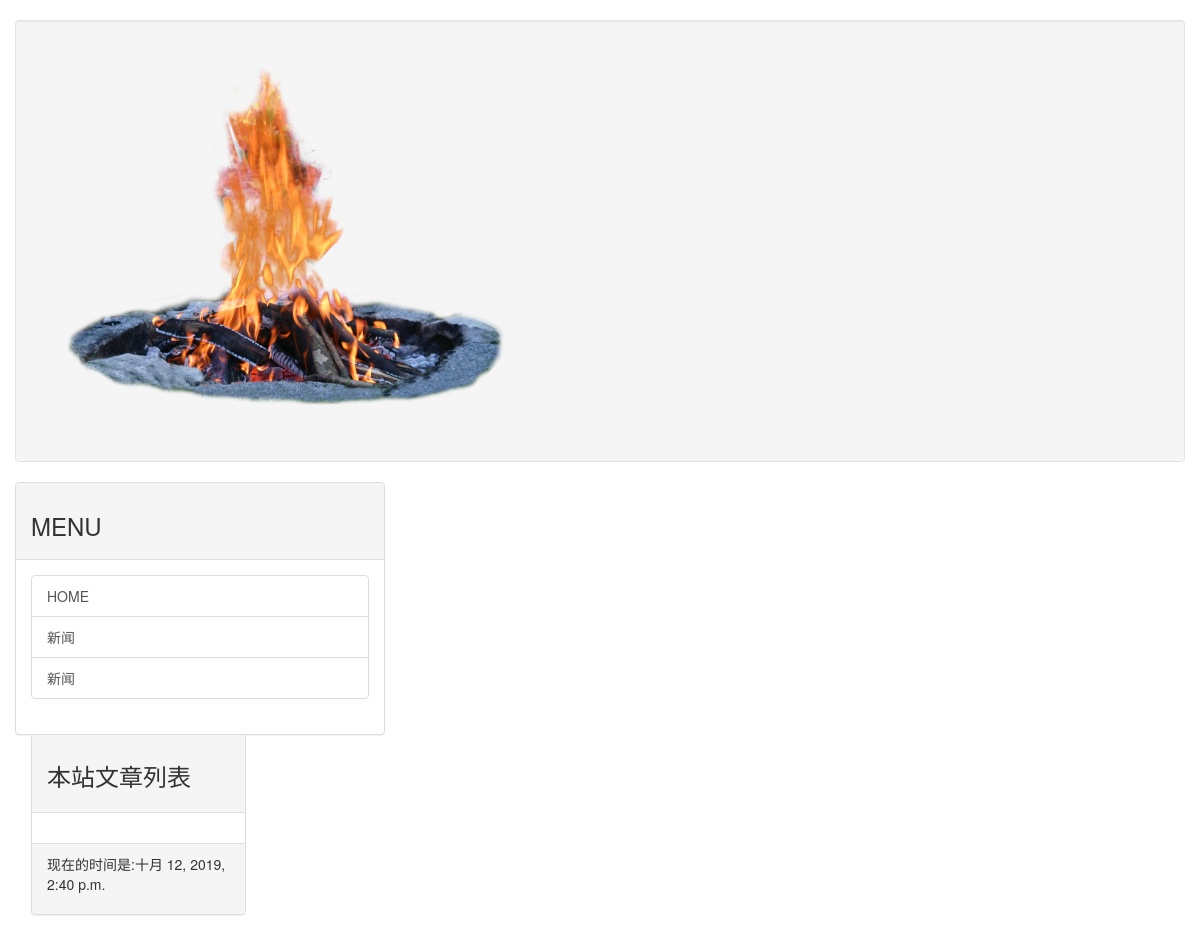
Before: / with the older database file.
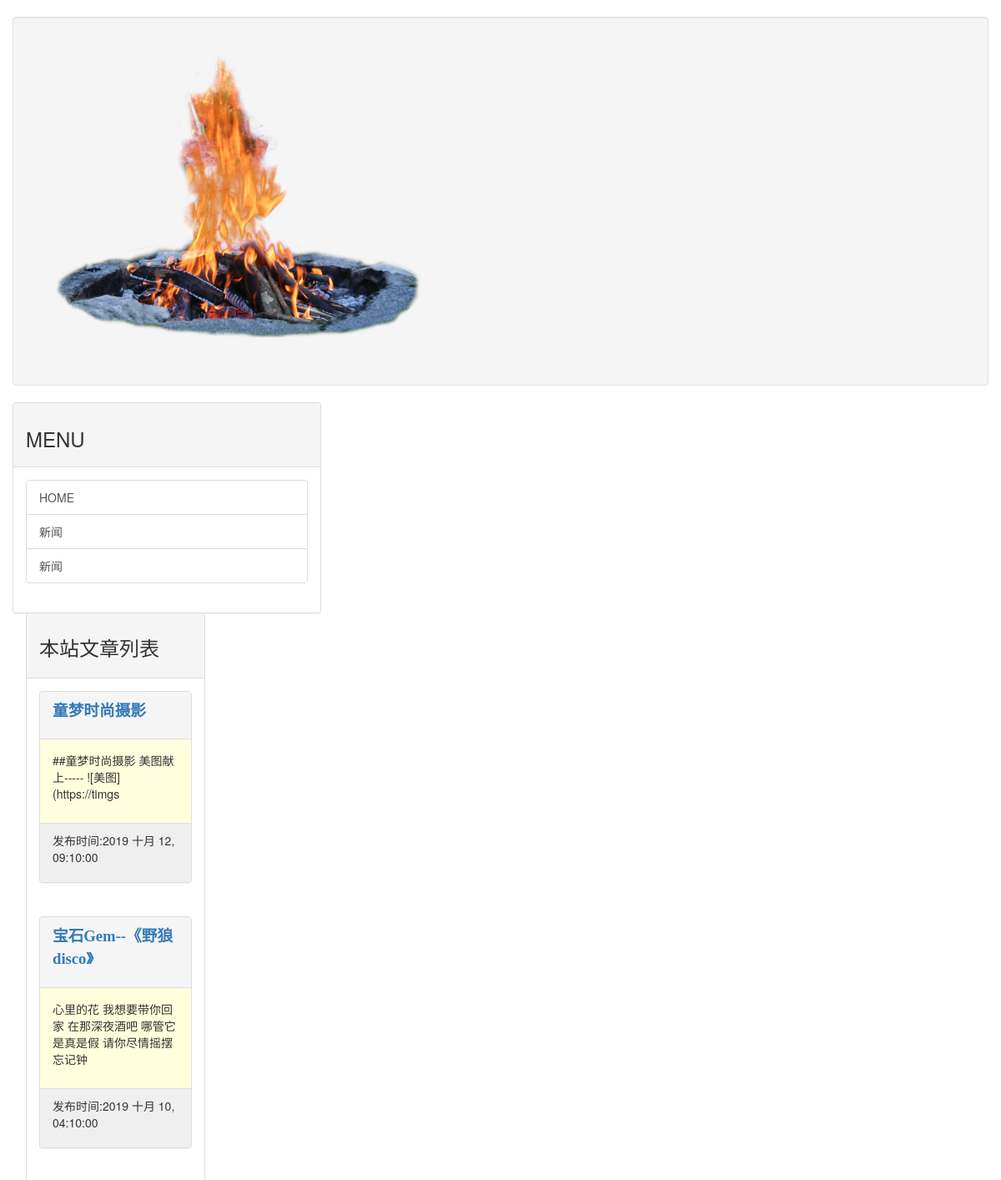
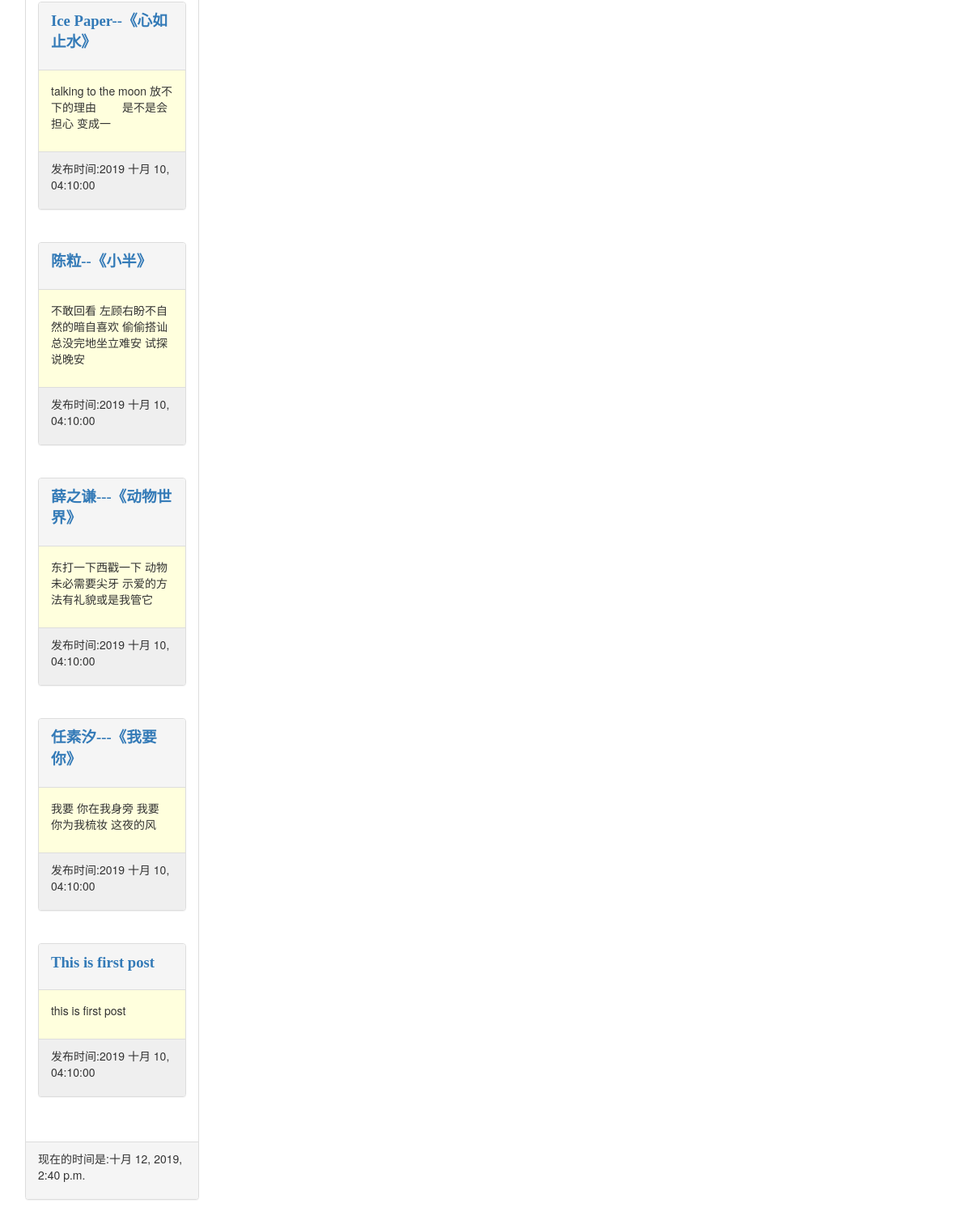
After: the same page with the newer database file (2 pictures, top to bottom).
### mainsite/models.py (models this page shows, shortened)
class Post(models.Model):
	title = models.CharField(max_length=200)
	slug = models.CharField(max_length=200)
	body = models.TextField()
	pub_date = models.DateTimeField(default=timezone.now)
	class Meta:
		ordering = ('-pub_date',)

### mainsite/views.py (the view)
# urls.py: path('',homepage),
def homepage(request):
	posts = Post.objects.all()
	now = datetime.now()
	return render(request,'index.html',locals())

### templates/index.html (shortened to what this page needs)
{% extends 'base.html' %}
{% block headmessage %}
	<h3 style='font-family:楷体;'>本站文章列表</a>
{% endblock %}
{% block content %}
	{% for post in posts %}
		<div class='panel panel-default'>
			<div class='panel-heading'>
				<p style='font-family:微软雅黑;font-size:14pt;font-weight:bold;'>
					<a href='/post/{{post.slug}}'>{{post.title}}</a>
				</p>
			</div>
			<div class='panel-body' style='background-color:#ffffdd'>
				<p>
					{{post.body | truncatechars:40}}
				</p>
			</div>
			<div class='panel-footer' style='background-color:#efefef'>
				<p>
					发布时间:{{post.pub_date | date:"Y M d, h:m:s"}}
				</p>
			</div>
		</div>
		<br>
	{% endfor %}
{% endblock %}

### templates/base.html (shortened to what this page needs)
<!DOCTYPE html>
<html>
<head>
<link href="https://cdn.bootcss.com/bootstrap/3.3.7/css/bootstrap.css" rel="stylesheet">
<link href="https://cdn.bootcss.com/bootstrap-validator/0.5.3/css/bootstrapValidator.css" rel="stylesheet">
<link href="https://cdn.bootcss.com/bootstrap-datepicker/1.7.1/css/bootstrap-datepicker.css" rel="stylesheet">
<link href="https://cdn.bootcss.com/bootstrap-datepicker/1.7.1/css/bootstrap-datepicker.standalone.css" rel="stylesheet">
</head>
<body>
	<div class='container-fluid'>
		{% include 'header.html'%}
		<div class='row'>
			<div class='col-sm-4 col-md-4'>
				<div class='panel panel-default'>
					<div class='panel-heading'>
						<h3>
							MENU
						</h3>
					</div>
					<div class='panel-body'>
						<div class='list-group'>
							<a href='/' class='list-group-item'>HOME</a>
							<a href='http://192.168.239.134:8000/'
							class='list-group-item'>新闻</a>
							<a href='http://192.168.239.134:8000/'
							class='list-group-item'>新闻</a>
						</div>
			</div>
			<div class='col-sm-8 col-md-8'>
				<div class='panel panel-default'>
					<div class='panel-heading'>
						{% block headmessage %} {% endblock %}
					</div>
					<div class='panel-body'>
						{% block content %} {% endblock %}
					</div>
					<div class='panel-footer'>
						{% include 'footer.html' %}
					</div>
				</div>
			</div>
		</div>
	</div>
</body>
</html>

### templates/header.html
{% load static %}
<div class='well'>
	<img src='{% static "images/logo.png" %}'>
</div>

### templates/footer.html
{% block footer %}
	{% if now %}
	<p style='font-family微软雅黑;'>现在的时间是:{{now}}</p>
	{% else %}
	<p style='font-family:微软雅黑;'>本文取自网络,
如有侵权请来信通知下架--email:1227071686@qq.com</p>
	{% endif %}
{% endblock %}

Changed rows visible on the page:
added Post: title "童梦时尚摄影", body "##童梦时尚摄影 美图献上----- ![美图](https://timgs", pub_date "2019 十月 12, 09:10:00"
added Post: title "宝石Gem--《野狼disco》", body "心里的花 我想要带你回家 在那深夜酒吧 哪管它是真是假 请你尽情摇摆 忘记钟", pub_date "2019 十月 10, 04:10:00"
added Post: title "Ice Paper--《心如止水》", body "talking to the moon 放不下的理由 是不是会担心 变成一", pub_date "2019 十月 10, 04:10:00"
added Post: title "陈粒--《小半》", body "不敢回看 左顾右盼不自然的暗自喜欢 偷偷搭讪总没完地坐立难安 试探说晚安", pub_date "2019 十月 10, 04:10:00"
added Post: title "薛之谦---《动物世界》", body "东打一下西戳一下 动物未必需要尖牙 示爱的方法有礼貌或是我管它", pub_date "2019 十月 10, 04:10:00"
added Post: title "任素汐---《我要你》", body "我要 你在我身旁 我要 你为我梳妆 这夜的风", pub_date "2019 十月 10, 04:10:00"
added Post: title "This is first post", body "this is first post", pub_date "2019 十月 10, 04:10:00"
